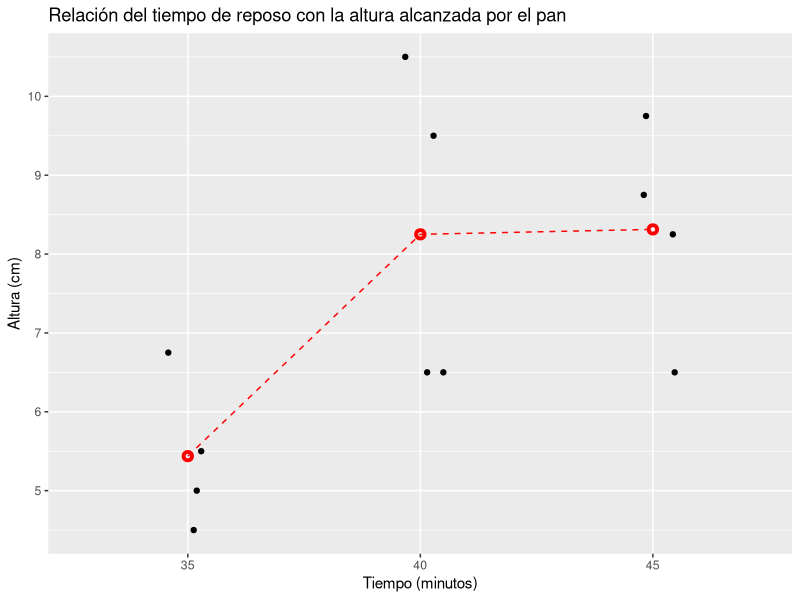
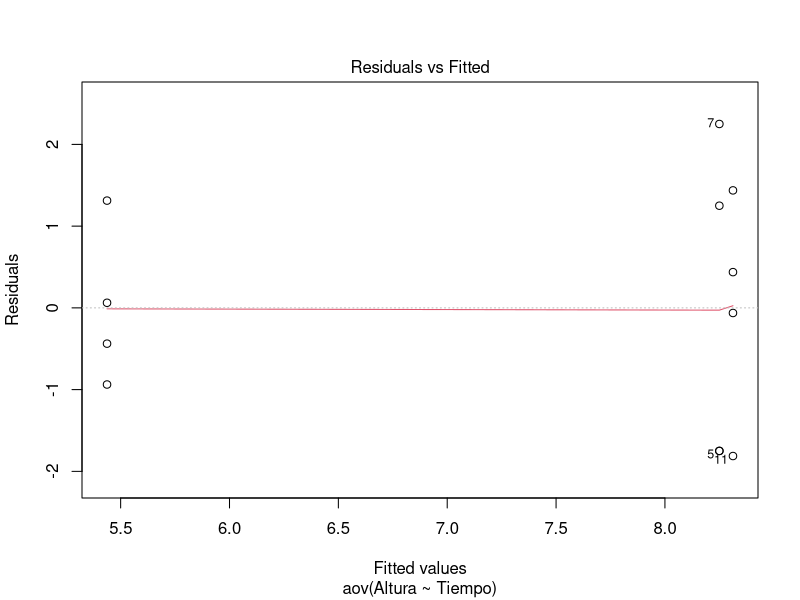
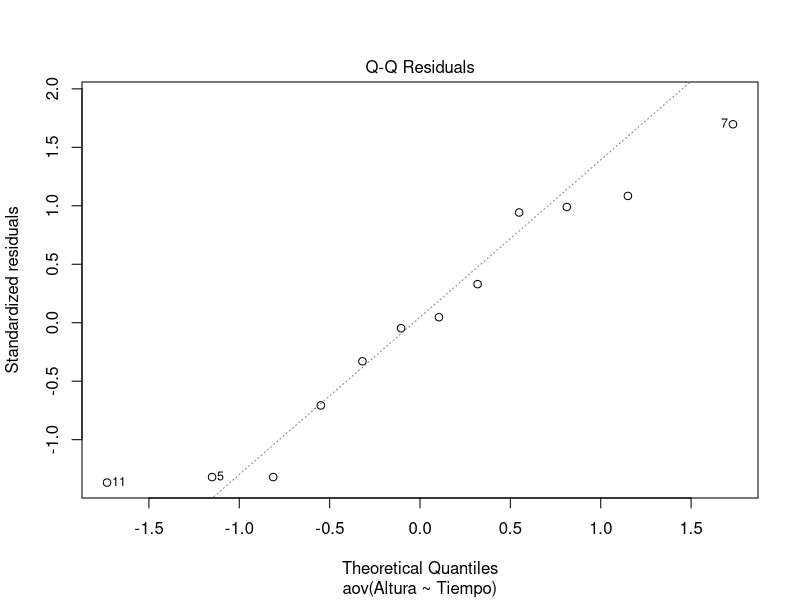
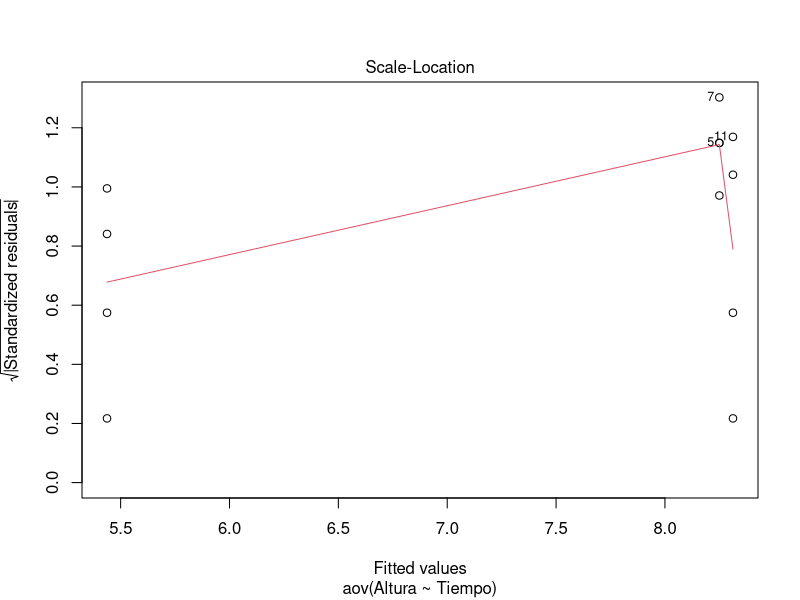
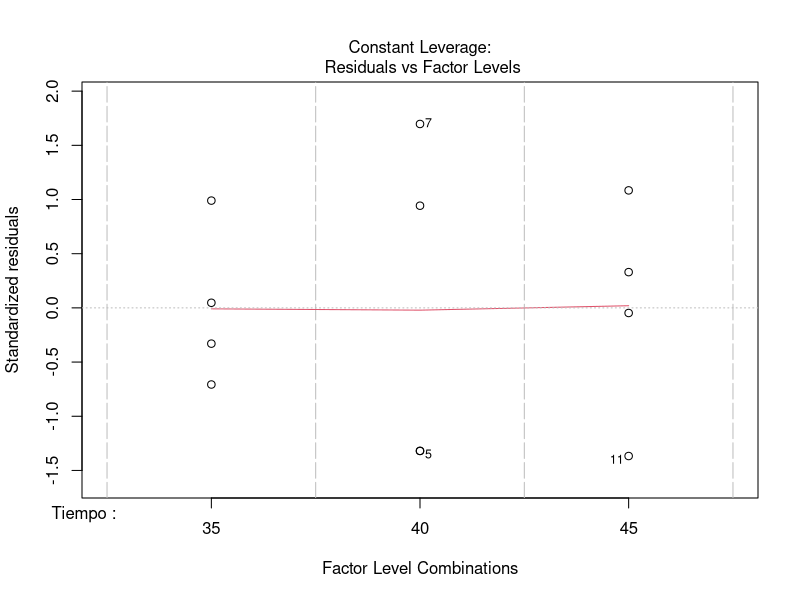

Here is the R script that generated these plots, in order:
## ---- chunk 1
knitr::opts_chunk$set(echo = TRUE)
## ---- chunk 2
library(readxl)
pan <- read_excel("crecim_pan.xlsx")
## ---- chunk 3
pan$Tiempo <- factor(pan$Tiempo)
str(pan)
## ---- chunk 4
library(ggplot2)
ggplot(pan, aes(Tiempo, Altura)) +
  geom_jitter(width = 0.1, height = 0) +
  labs(title = "Relación del tiempo de reposo con la altura alcanzada por el pan",
       x = "Tiempo (minutos)",
       y = "Altura (cm)") +
       scale_x_discrete(breaks = c("35","40","45")) +
       scale_y_continuous(breaks = seq(3,12)) +
       stat_summary(fun.y = "mean", geom = "point", col = "red", 
                    shape = 21, stroke = 2) +
       stat_summary(fun.y = "mean", geom = "line", col = "red",
                    linetype = 2, aes(group = 1)) 
## ---- chunk 5
library(dplyr)

pan %>%
  summarise(mediaA = mean(Altura), dsA = sd(Altura))
## ---- chunk 6
pan %>% 
  group_by(Tiempo) %>% 
  summarise(mediaA = mean(Altura), dsA = sd(Altura))
## ---- chunk 7
modelo1aov <- aov(Altura ~ Tiempo, data = pan)
summary(modelo1aov)
## ---- chunk 8
modelo1lm <- lm(Altura ~ Tiempo, data = pan)
summary(modelo1lm)
                
## ---- chunk 9
plot(modelo1aov)
